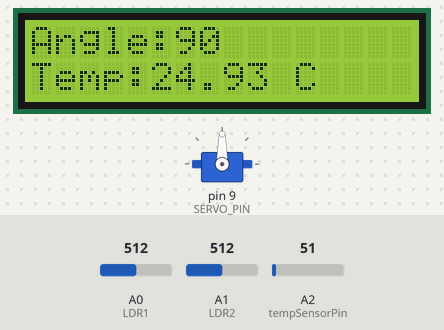
Simulated run of this sketch. Board: Arduino Uno, built with avr-gcc and run on an emulated ATmega328P. On the bench: servo, 16×2 character LCD. Inputs (shaded band) come from the test bench; at power-on: A0 (LDR1) = 512, A1 (LDR2) = 512, A2 (tempSensorPin) = 51. What the sketch prints to the serial monitor is not drawn.

Above: at 3.2 s.
3.3 s: A0 (LDR1) set to 543
At 4.1 s:
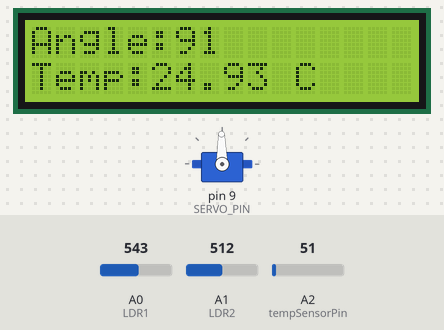
5.2 s: A1 (LDR2) set to 716
At 6.7 s:
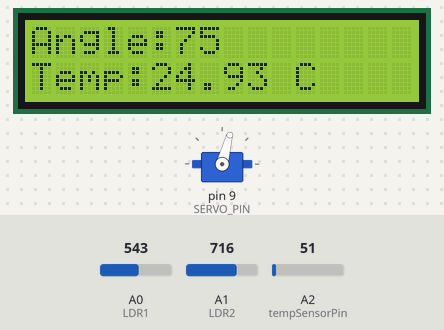
8.3 s: A1 (LDR2) set to 306
At 9.1 s:
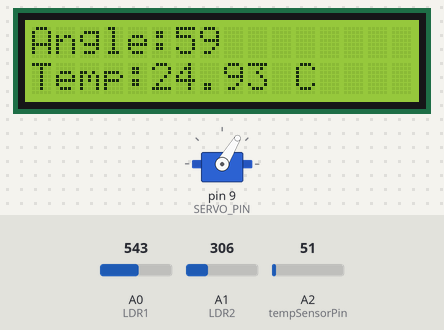
11.4 s: A0 (LDR1) set to 716
At 14.3 s:
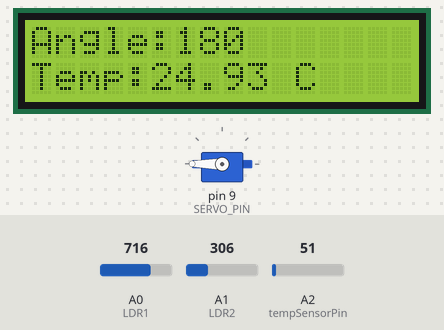
14.5 s: A2 (tempSensorPin) set to 23
At 15.6 s:
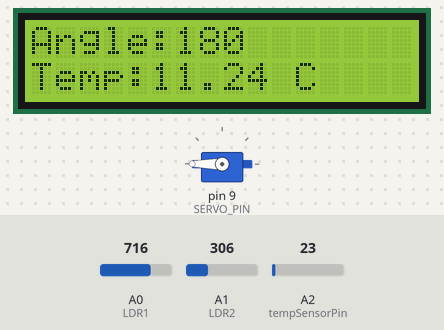
16.5 s: A2 (tempSensorPin) set to 18
At 17.7 s:
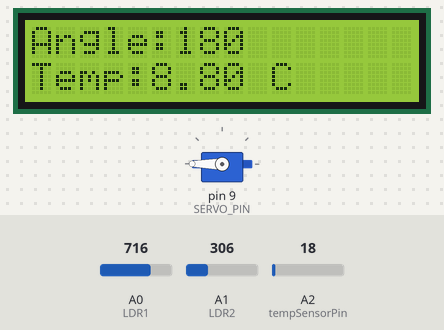
Timing chart, 0 to 19.4 s (numbered marks = the images above; inputs shaded):
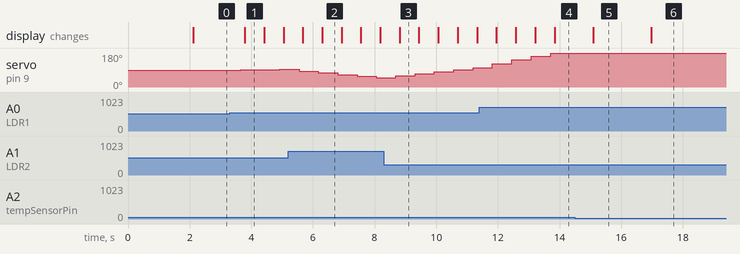

Measured:
- after the input at 3.3 s, servo on pin 9 (SERVO_PIN): 90° → 91° after 0.36 s, → 92° 0.63 s later, → 93° 0.63 s later; the display: changes after 0.49 s (image 1)
- after the input at 14.5 s, the display: changes after 0.60 s (image 5)
- after the input at 16.5 s, the display: changes after 0.48 s (image 6)
- what the display in image 1 shows lasts 0.6 s, from 3.8 s to 4.4 s

The sketch:

solar_tracker.ino
```cpp
#include <Wire.h>
#include <LiquidCrystal_I2C.h>
#include <Servo.h>

Servo sg90;

int initial_position = 90;
int LDR1 = A0;
int LDR2 = A1;
int tempSensorPin = A2;
int servopin = 9;

int nightModeThreshold = 200;
int maxLightDifference = 200;
bool isNightModeActive = false;

LiquidCrystal_I2C lcd(0x27, 16, 2);

void setup() {
  sg90.attach(servopin);
  sg90.write(initial_position);

  pinMode(LDR1, INPUT);
  pinMode(LDR2, INPUT);

  Serial.begin(9600);

  lcd.init();
  lcd.backlight();
  lcd.setCursor(0, 0);
  lcd.print("Initializing...");
  delay(2000);
  lcd.clear();
}

void loop() {
  int R1 = analogRead(LDR1);
  int R2 = analogRead(LDR2);
  float temperature = readTemperature();

  int diff = R1 - R2;

  if (isNightMode(R1, R2)) {
    activateNightMode();
  } else {
    deactivateNightMode();
    controlServo(diff);
  }

  if (!isNightModeActive) {
    displayInfo(diff, temperature);
  }

  plotData(R1, R2, temperature, initial_position);

  delay(500);
}

// ---------------------- FUNCTIONS ------------------------

float readTemperature() {
  float voltage = analogRead(tempSensorPin) * (5.0 / 1023.0);
  float temperatureC = voltage * 100.0;   // LM35
  return temperatureC;
}

bool isNightMode(int R1, int R2) {
  return (R1 < nightModeThreshold && R2 < nightModeThreshold);
}

void activateNightMode() {
  if (!isNightModeActive) {
    isNightModeActive = true;
    lcd.clear();
    lcd.setCursor(0, 0);
    lcd.print("Night Mode");
    lcd.setCursor(0, 1);
    lcd.print("Servo Locked");
    sg90.write(90); // lock to center
  }
}

void deactivateNightMode() {
  if (isNightModeActive) {
    isNightModeActive = false;
    lcd.clear();
  }
}

void controlServo(int diff) {
  int errorMargin = map(abs(diff), 0, maxLightDifference, 10, 2);

  if (abs(diff) > errorMargin) {
    int adjustment = map(diff, -maxLightDifference, maxLightDifference, -10, 10);
    initial_position = constrain(initial_position + adjustment, 0, 180);
    sg90.write(initial_position);
    delay(100);
  }
}

void displayInfo(int diff, float temperature) {
  lcd.setCursor(0, 0);
  lcd.print("Angle:");
  lcd.print(initial_position);
  lcd.print("   ");

  lcd.setCursor(0, 1);
  lcd.print("Temp:");
  lcd.print(temperature);
  lcd.print(" C   ");
}

void plotData(int R1, int R2, float temperature, int angle) {
  Serial.print("LDR1:");
  Serial.print(R1);
  Serial.print("\tLDR2:");
  Serial.print(R2);
  Serial.print("\tTemperature:");
  Serial.print(temperature);
  Serial.print("\tAngle:");
  Serial.println(angle);
}
```

simulation.c
```cpp
#include <stdio.h>
#include <stdbool.h>
#include <stdlib.h>

// Definitions
#define LDR1_PIN 0
#define LDR2_PIN 1
#define TEMP_SENSOR_PIN 2
#define SERVO_PIN 9
#define NIGHT_MODE_THRESHOLD 200
#define MAX_LIGHT_DIFFERENCE 200

// Variables
int initial_position = 90;
bool isNightModeActive = false;

// Simulated LCD and Servo functions
void lcd_init() { printf("LCD Initialized\n"); }
void lcd_backlight_on() { printf("LCD Backlight ON\n"); }
void lcd_set_cursor(int row, int col) { printf("LCD Cursor set to row %d, col %d\n", row, col); }
void lcd_print(const char* message) { printf("LCD Display: %s\n", message); }
void lcd_clear() { printf("LCD Cleared\n"); }

void servo_attach(int pin) { printf("Servo attached to pin %d\n", pin); }
void servo_write(int position) { printf("Servo moved to %d degrees\n", position); }

void setup() {
    servo_attach(SERVO_PIN);
    servo_write(initial_position);

    printf("LDR1 (A0) and LDR2 (A1) set as INPUT\n");
    printf("Serial Communication started at 9600 baud\n");

    lcd_init();
    lcd_backlight_on();
    lcd_set_cursor(0, 0);
    lcd_print("Initializing...");
    printf("Delay for 2 seconds\n");
    lcd_clear();
}

void loop() {
    int lightLevel1, lightLevel2, tempValue;

    // User input
    printf("Enter LDR1 light level (0-1023): ");
    scanf("%d", &lightLevel1);

    printf("Enter LDR2 light level (0-1023): ");
    scanf("%d", &lightLevel2);

    printf("Enter temperature sensor value (0-1023): ");
    scanf("%d", &tempValue);

    int lightDifference = abs(lightLevel1 - lightLevel2);
    float temperature = (tempValue / 1024.0) * 500.0;

    int servoPosition;

    lcd_set_cursor(0, 0);
    printf("Temp: %.1f C\n", temperature);

    if (lightLevel1 < NIGHT_MODE_THRESHOLD && lightLevel2 < NIGHT_MODE_THRESHOLD) {
        isNightModeActive = true;
        lcd_set_cursor(0, 1);
        lcd_print("Night Mode Active");
        servoPosition = 90;
    } else {
        isNightModeActive = false;
        lcd_set_cursor(0, 1);
        lcd_print("Adjusting Servo");

        if (lightDifference > MAX_LIGHT_DIFFERENCE) {
            if (lightLevel1 > lightLevel2) {
                servoPosition = 0;
            } else {
                servoPosition = 180;
            }
        } else {
            servoPosition = 90 + (lightDifference * 90 / MAX_LIGHT_DIFFERENCE) *
                                   (lightLevel1 > lightLevel2 ? -1 : 1);

            if (servoPosition < 0) servoPosition = 0;
            if (servoPosition > 180) servoPosition = 180;
        }
    }

    servo_write(servoPosition);

    printf("Servo Position set to %d degrees based on LDR inputs\n", servoPosition);
    printf("LDR1: %d | LDR2: %d | Temperature: %.1f C | Servo Position: %d\n",
           lightLevel1, lightLevel2, temperature, servoPosition);

    char cont;
    printf("Do you want to continue? (y/n): ");
    scanf(" %c", &cont);

    if (cont == 'n' || cont == 'N') {
        printf("Stopping program.\n");
        exit(0);
    }

    printf("Delay for 1 second\n");
}

int main() {
    setup();

    while (1) {
        loop();
    }

    return 0;
}
```
